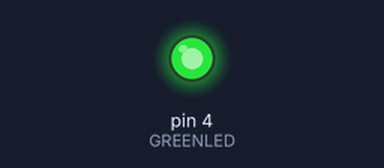
A sketch run on a simulated Arduino Uno, built with avr-gcc and run on an emulated ATmega328P. Parts: output pins drawn as LEDs (lit = HIGH).

Above: at 1.0 s.
At 52.2 s:
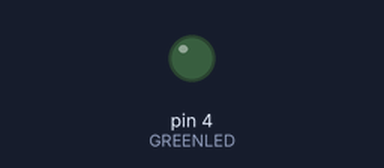
Timing chart, 0 to 54.6 s (numbered marks = the images above):
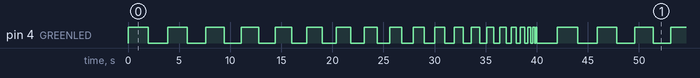

Measured:
- by itself, pin 4 (GREENLED): moves between LOW and HIGH, repeating every 42.0 s
- by itself, everything shown: repeats every 42.0 s, in 40 steps

The sketch:

reset_delay_time.ino
```cpp
// C++ code
//
#define GREENLED 4

int delayTime = 2000;

void setup()
{
  pinMode(GREENLED, OUTPUT);
}

void loop()
{
  digitalWrite(GREENLED, HIGH);
  delay(delayTime);
  digitalWrite(GREENLED, LOW);
  delayTime -= 100;
  if(delayTime == 0) {
    delayTime = 2000;
  }
  delay(delayTime);
}
```
